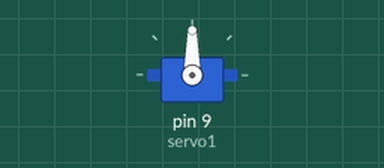
Bench run of a sketch on a simulated Arduino Uno, built with avr-gcc and run on an emulated ATmega328P. On the bench: servo.

Above: at 0.1 s.
At 1.1 s:
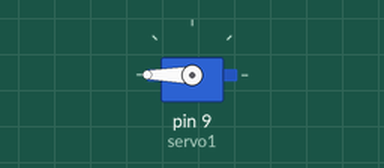
At 2.1 s:
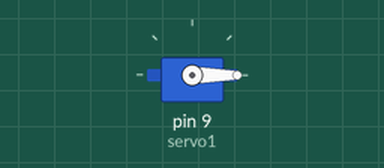
At 36.71 s:
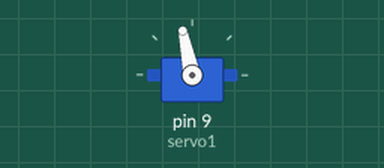
Timing chart, 0 to 40.0 s (numbered marks = the images above):
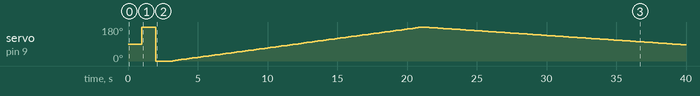

The sketch:

ServoSparkfunTest.ino
```cpp
/*
SparkFun Inventor's Kit
Example sketch 10

SINGLE SERVO

  Sweep a servo back and forth through its full range of motion.

This sketch was written by SparkFun Electronics,
with lots of help from the Arduino community.
This code is completely free for any use.
Visit http://learn.sparkfun.com/products/2 for SIK information.
Visit http://www.arduino.cc to learn more about Arduino.
*/

//include the servo library
#include <Servo.h>

//create a servo object called servo1
Servo servo1;


void setup()
{
  //attach servo1 to pin 9 on the Arduino 101
  servo1.attach(9);
}


void loop()
{
  //create a local variable to store the servo's position.
  int position;

  // To control a servo, you give it the angle you'd like it
  // to turn to. Servos cannot turn a full 360 degrees, but you
  // can tell it to move anywhere between 0 and 180 degrees.

  // Change position at full speed:

  // Tell servo to go to 90 degrees
  servo1.write(90);

  // Pause to get it time to move
  delay(1000);

  // Tell servo to go to 180 degrees
  servo1.write(180);

  // Pause to get it time to move
  delay(1000);

  // Tell servo to go to 0 degrees
  servo1.write(0);

  // Pause to get it time to move
  delay(1000);


  // Tell servo to go to 180 degrees, stepping by two degrees
  for(position = 0; position < 180; position += 2)
  {
  // Move to next position
    servo1.write(position);
     // Short pause to allow it to move
    delay(200);
  }

  // Tell servo to go to 0 degrees, stepping by one degree
  for(position = 180; position >= 0; position -= 1)
  {
    // Move to next position
    servo1.write(position);
    // Short pause to allow it to move
    delay(200);
  }
}
```

Measured:
- by itself, servo on pin 9 (servo1): 90° → 180° at 1.0 s, → 0° 1.0 s later, → 2° 1.2 s later, → 4° 0.20 s later, … (186 changes in this stretch)
